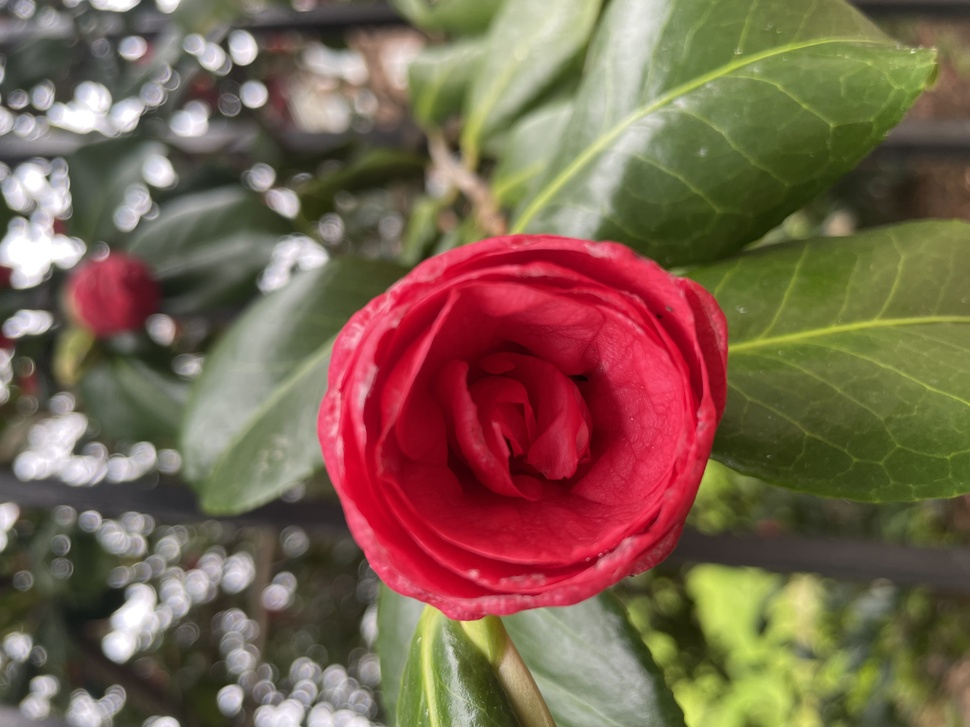
#> input picture Week-8/datawalk/flowers/IMG_3405.jpeg, 970 x 727 px, shrunk from 4032 x 3024 before the run, found by its file name
$ jupyter execute watercolor_art.ipynb
#> lines starting #> are read from the running program, lines starting #| are printed output that depends on the picture
[cell 1]
from PIL import Image, ImageFilter

[cell 2]
# Replace "path/to/your/image.jpg" with the actual path to your image
image = Image.open("/Users/yadira/ComputerProjectsTwo/Week-8/datawalk/flowers/IMG_3405.jpeg")
#> image is the input picture: PIL image 970x727 RGB; mean R, G, B 123.9, 99.5, 80

Apply Blurring:

Watercolor paintings have a soft, diffused look. We can achieve this by applying a blur filter. Pillow offers various blur filters:

    Gaussian Blur: This is a common choice for watercolor effects, smoothing out details.

[cell 3]
blurred_image = image.filter(ImageFilter.GaussianBlur(radius=5))  # Adjust radius for blur intensity
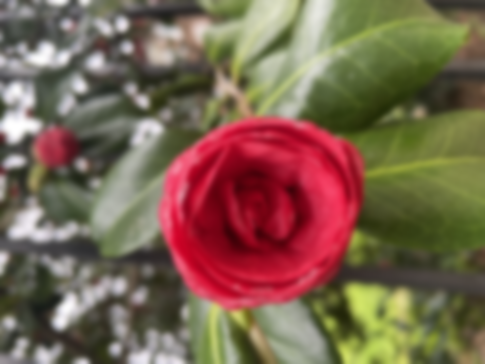
#> blurred_image: PIL image 970x727 RGB (shown at 1/2 size); mean R, G, B 123.9, 99.5, 80

    Box Blur: This creates a blocky blur, mimicking a painting style.

[cell 4]
# Example of Box Blur
blurred_image = image.filter(ImageFilter.BoxBlur(radius=3))

Reduce Color Saturation:

Watercolors are known for their soft colors. You can achieve this by reducing the image's color saturation.

[cell 5]
# Convert the image to HSV color space
hsv_image = image.convert('HSV')
#> hsv_image: PIL image 970x727 HSV; mean H, S, V 92.7, 103.5, 128.7

# Extract the Hue (H), Saturation (S), and Value (V) channels
h, s, v = hsv_image.split()
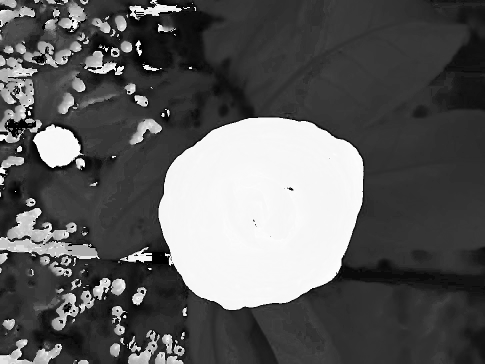
#> h: PIL image 970x727 L (shown at 1/2 size); min 0, max 254, mean 92.7
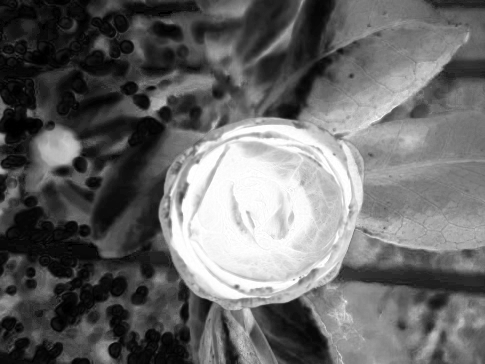
#> s: PIL image 970x727 L (shown at 1/2 size); min 0, max 255, mean 103.5
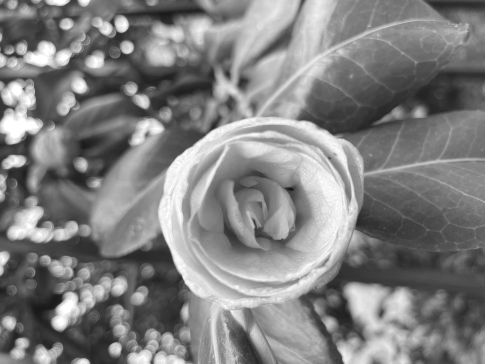
#> v: PIL image 970x727 L (shown at 1/2 size); min 18, max 255, mean 128.7

# Reduce saturation by multiplying with a factor (0.0 - grayscale, 1.0 - original)
saturation_factor = 0.5
new_s = s.point(lambda i: i * saturation_factor)
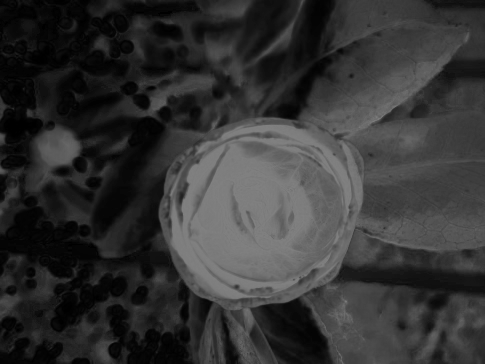
#> new_s: PIL image 970x727 L (shown at 1/2 size); min 0, max 128, mean 51.8

# Recombine the modified channels back into HSV format
modified_hsv_image = Image.merge('HSV', (h, new_s, v))
#> modified_hsv_image: PIL image 970x727 HSV; mean H, S, V 92.7, 51.8, 128.7

# Convert back to RGB color space for final image
desaturated_image = modified_hsv_image.convert('RGB')
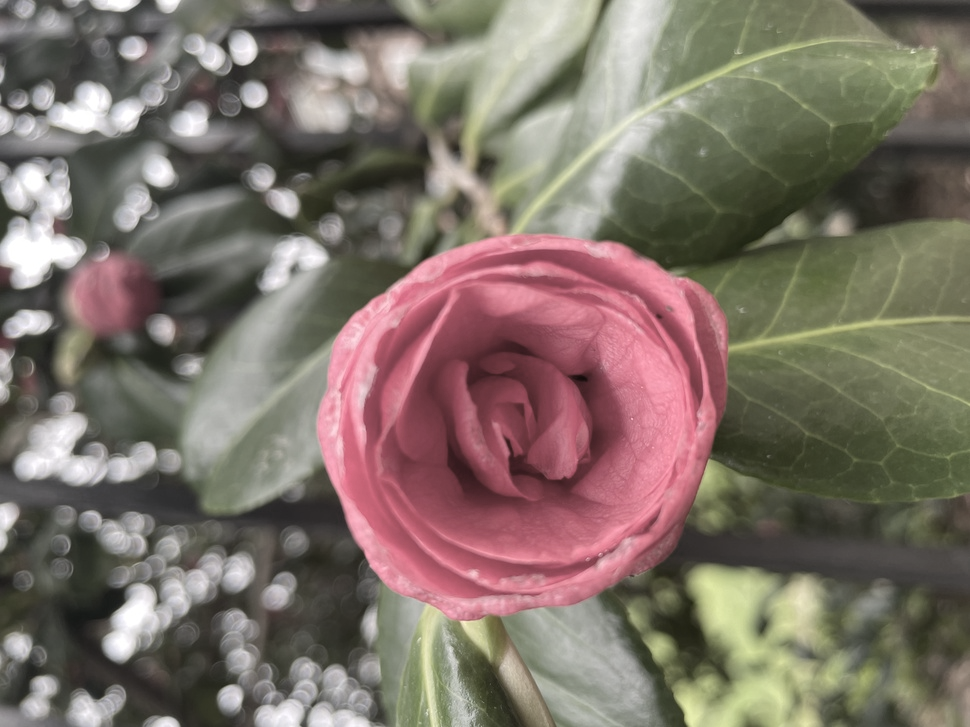
#> desaturated_image: PIL image 970x727 RGB; mean R, G, B 126.5, 114.1, 104.6

$ run again, with Week-8/datawalk/flowers/IMG_3392.jpeg copied over Week-8/datawalk/flowers/IMG_3405.jpeg
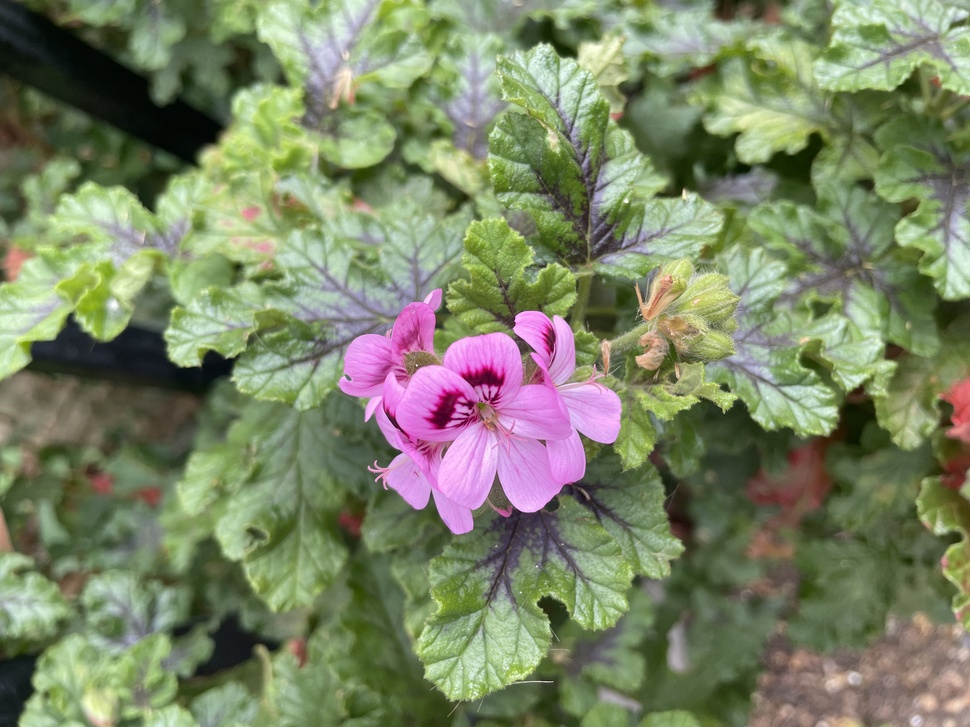
#> input picture Week-8/datawalk/flowers/IMG_3392.jpeg, 970 x 727 px, shrunk from 4032 x 3024 before the run, found by its file name
#> image is the input picture: PIL image 970x727 RGB; mean R, G, B 123.8, 132.5, 102.2
#> hsv_image: PIL image 970x727 HSV; mean H, S, V 73.5, 83, 139.5
#> `new_s = s.point(lambda i: i * saturation_factor)`:
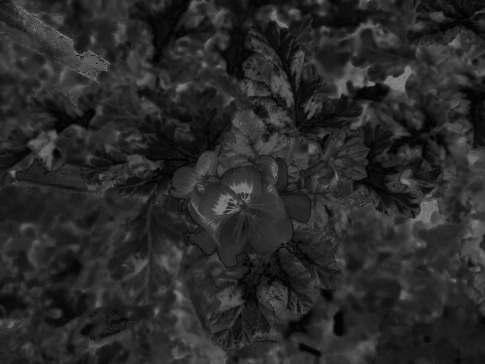
#> new_s: PIL image 970x727 L (shown at 1/2 size); min 0, max 128, mean 41.5
#> modified_hsv_image: PIL image 970x727 HSV; mean H, S, V 73.5, 41.5, 139.5
#> `desaturated_image = modified_hsv_image.convert('RGB')`:
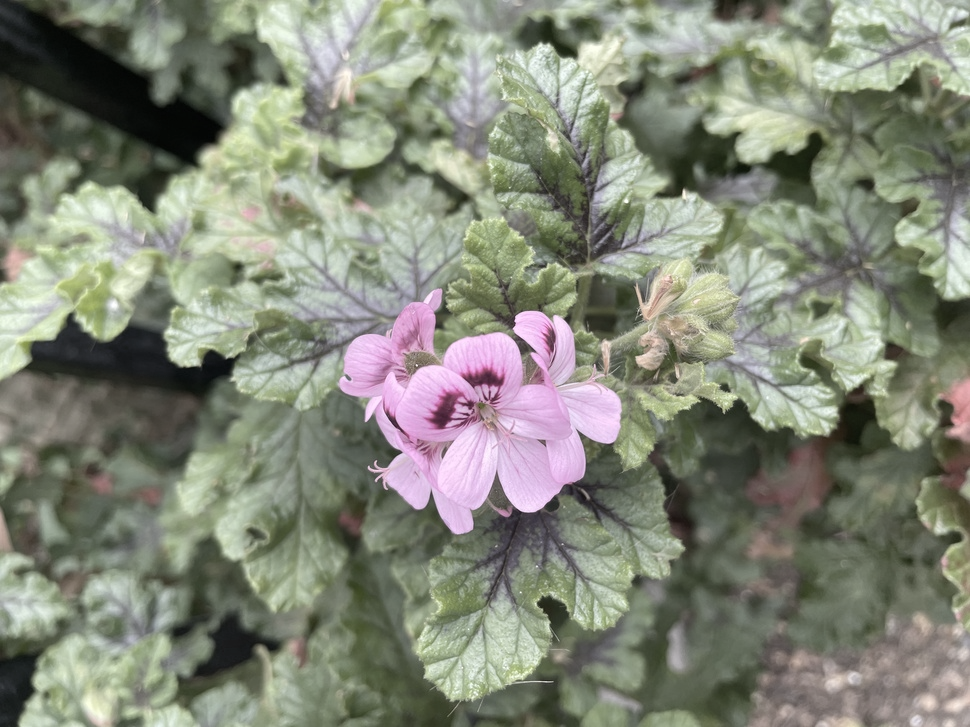
#> desaturated_image: PIL image 970x727 RGB; mean R, G, B 131.9, 136, 121

$ run again, with Week-8/datawalk/flowers/IMG_3394.jpeg copied over Week-8/datawalk/flowers/IMG_3405.jpeg
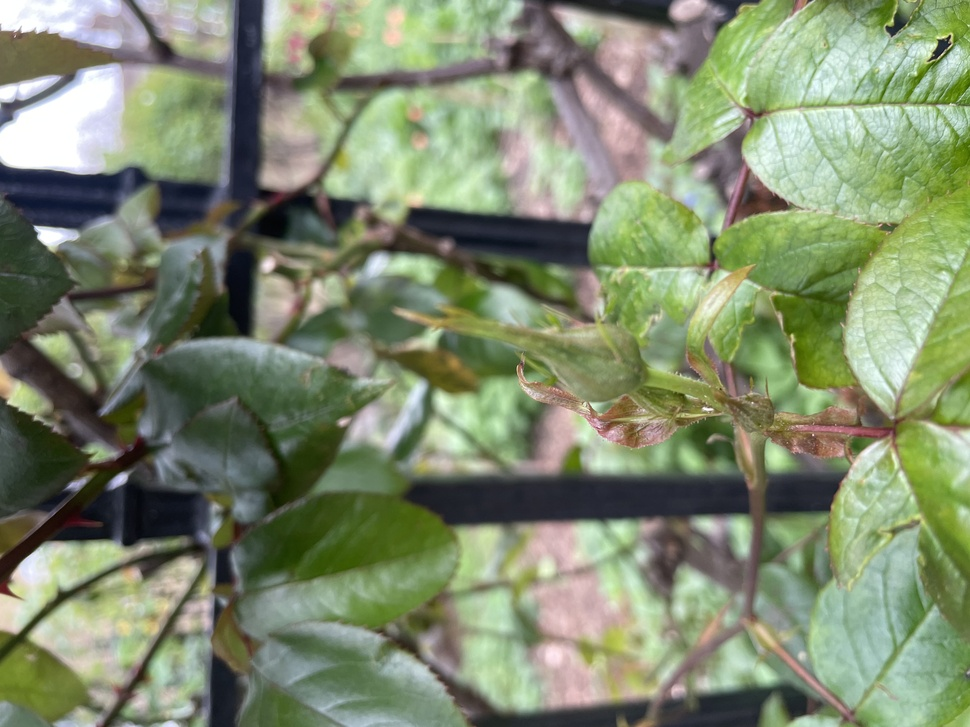
#> input picture Week-8/datawalk/flowers/IMG_3394.jpeg, 970 x 727 px, shrunk from 4032 x 3024 before the run, found by its file name
#> image is the input picture: PIL image 970x727 RGB; mean R, G, B 128.1, 139.1, 111.2
#> hsv_image: PIL image 970x727 HSV; mean H, S, V 80.5, 68.8, 143.4
#> `new_s = s.point(lambda i: i * saturation_factor)`:
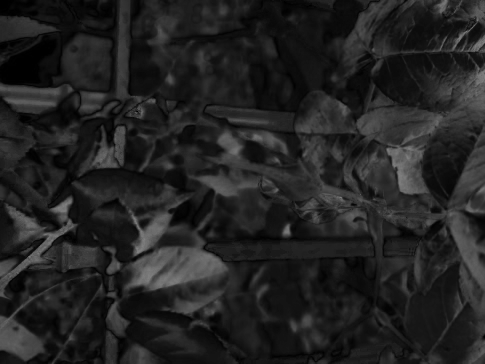
#> new_s: PIL image 970x727 L (shown at 1/2 size); min 0, max 128, mean 34.4
#> modified_hsv_image: PIL image 970x727 HSV; mean H, S, V 80.5, 34.4, 143.4
#> `desaturated_image = modified_hsv_image.convert('RGB')`:
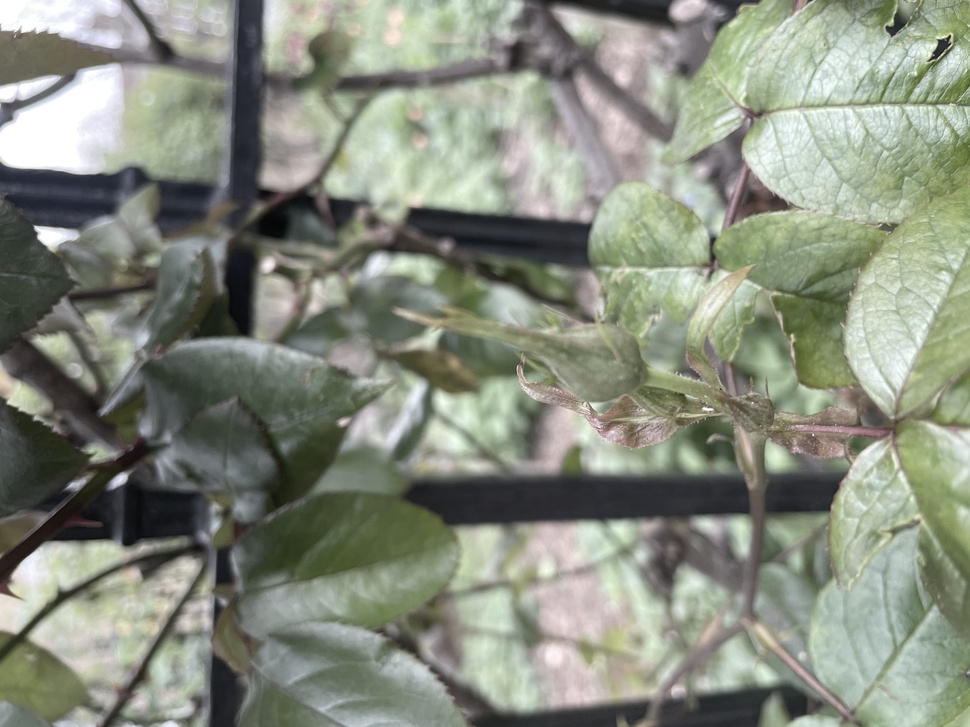
#> desaturated_image: PIL image 970x727 RGB; mean R, G, B 136, 141.3, 127.4
